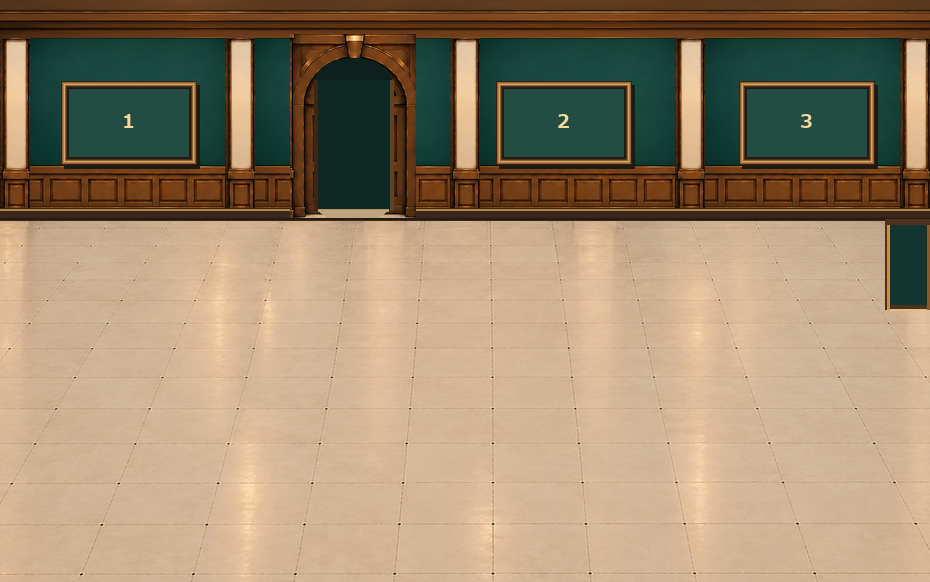
#> input picture rooms/gallery1/architecture.png, 930 x 582 px, found by its file name
$ python make_gallery1_repair_v04.py
#> lines starting #> are read from the running program, lines starting #| are printed output that depends on the picture
from PIL import Image,ImageDraw
import numpy as np
from pathlib import Path
root=Path('C:/Users/User/source/repos/a18-gallery-layout-editor')
src=np.array(Image.open(root/'rooms/gallery1/architecture.png').convert('RGB'))
result=src.copy()
# The rear walls share the same original paint material. Replace the three
# frame-only regions with a wall paint sample from a clean horizontal stripe,
# preserving the original scene and all other pixels.
rects=[(59,80,201,169),(494,80,636,169),(739,80,882,169)]
for x0,y0,x1,y1 in rects:
 for y in range(y0,y1+1):
  # wall paint sample from above each frame, same x coordinate; subtle vertical
  # illumination correction from clean adjacent wall at y.
  for x in range(x0,x1+1):
   donor_y=77
   color=src[donor_y,x].astype(float)
   # small measured vertical shading shift from clean green wall at frame side
   edge_x=x0-12 if x-x0 < x1-x else x1+12
   offset=src[y,edge_x].astype(float)-src[donor_y,edge_x].astype(float)
   result[y,x]=np.clip(color+offset,0,255).astype(np.uint8)
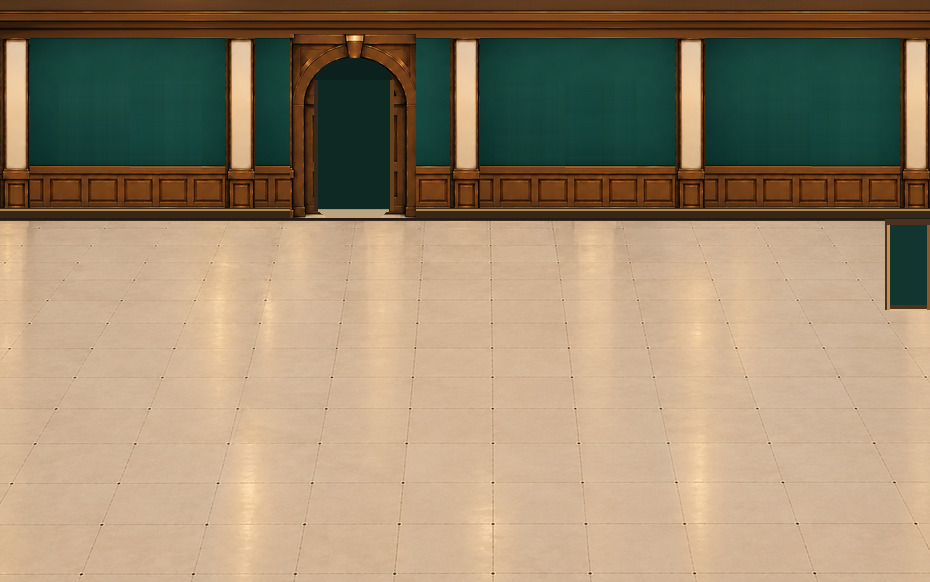
#> result: shape (582, 930, 3); mean R, G, B 155.2, 136.7, 109.5
out=root/'qa/architecture-bases-20261029'
Image.fromarray(result).save(out/'gallery1_architecture_no_frames_v04_REVIEW.png')
sheet=Image.new('RGB',(1860,620),'#efefed')
sheet.paste(Image.fromarray(src),(0,38));sheet.paste(Image.fromarray(result),(930,38))
#> after `sheet.paste(Image.fromarray(src), (0, 38))`:
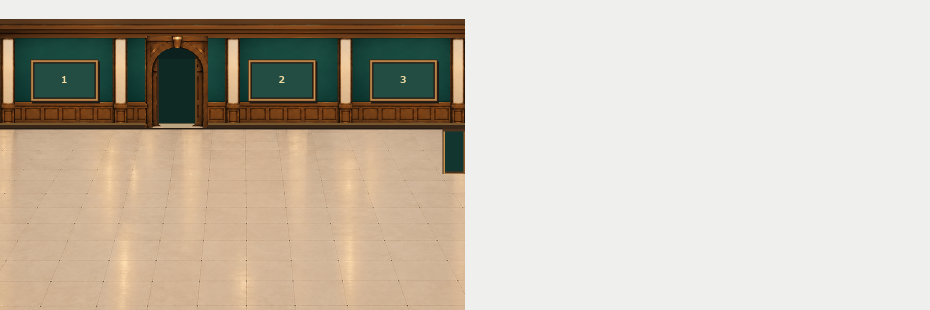
#> sheet: PIL image 1860x620 RGB (shown at 1/2 size); mean R, G, B 200.7, 191.2, 177.2
#> after `sheet.paste(Image.fromarray(result), (930, 38))`:
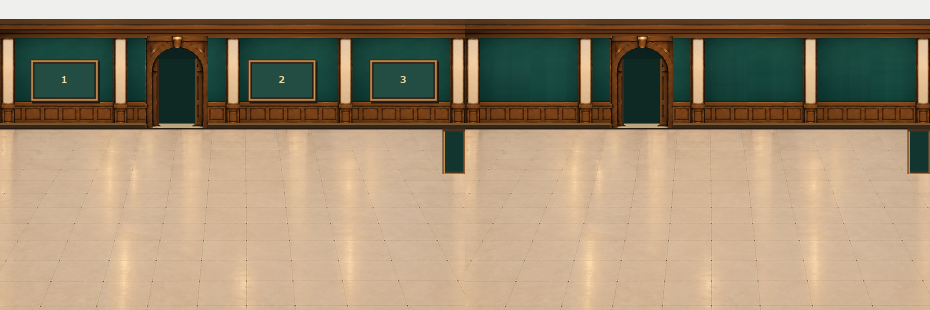
#> sheet: PIL image 1860x620 RGB (shown at 1/2 size); mean R, G, B 161.3, 143.2, 117.3
d=ImageDraw.Draw(sheet);d.text((15,12),'ORIGINAL',fill='#222');d.text((945,12),'V04 - WALL PAINT RECONSTRUCTION / REVIEW',fill='#222')
sheet.save(out/'gallery1_original_vs_repair_v04.png')
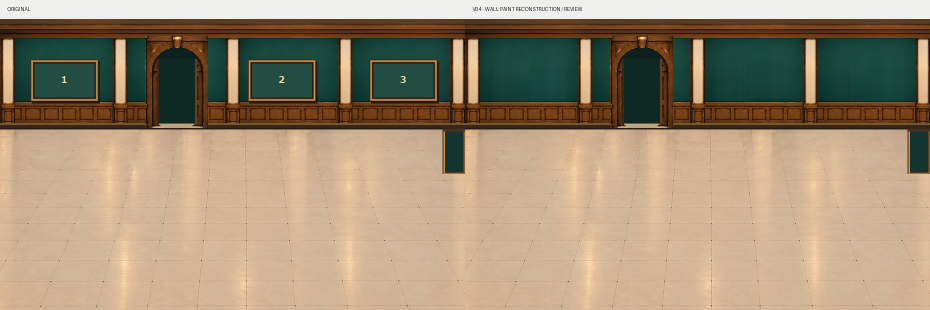
#> saved as gallery1_original_vs_repair_v04.png: PIL image 1860x620 RGB (shown at 1/2 size); mean R, G, B 161.2, 143.1, 117.2
print('PASS')
